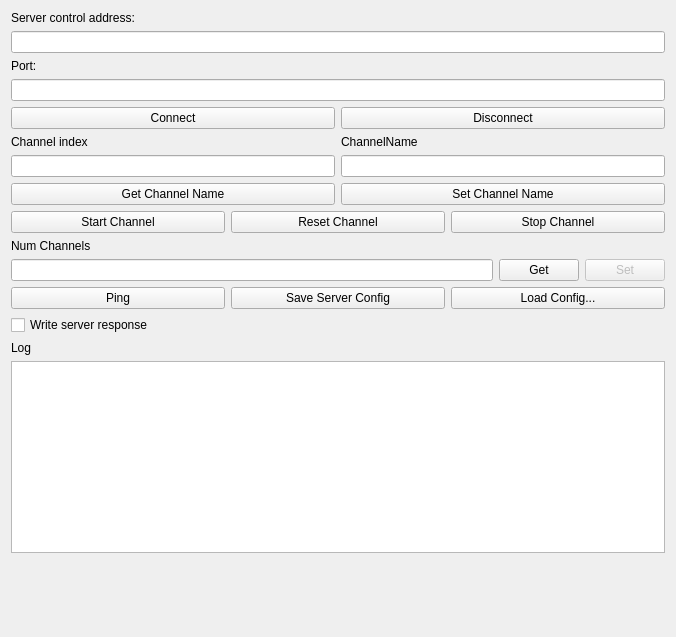
<?xml version="1.0" encoding="UTF-8"?>
<ui version="4.0">
 <class>RdkQTcpClientWidget</class>
 <widget class="QWidget" name="RdkQTcpClientWidget">
  <property name="geometry">
   <rect>
    <x>0</x>
    <y>0</y>
    <width>676</width>
    <height>637</height>
   </rect>
  </property>
  <property name="windowTitle">
   <string>RdkQTcpClientWidget</string>
  </property>
  <layout class="QVBoxLayout" name="verticalLayout">
   <item>
    <widget class="QLabel" name="labelServerAddress">
     <property name="text">
      <string>Server control address:</string>
     </property>
    </widget>
   </item>
   <item>
    <widget class="QLineEdit" name="lineEditServerAddress"/>
   </item>
   <item>
    <widget class="QLabel" name="labelServerPort">
     <property name="text">
      <string>Port:</string>
     </property>
    </widget>
   </item>
   <item>
    <widget class="QLineEdit" name="lineEditServerPort"/>
   </item>
   <item>
    <layout class="QHBoxLayout" name="horizontalLayout">
     <item>
      <widget class="QPushButton" name="pushButtonConnect">
       <property name="text">
        <string>Connect</string>
       </property>
      </widget>
     </item>
     <item>
      <widget class="QPushButton" name="pushButtonDisconnect">
       <property name="text">
        <string>Disconnect</string>
       </property>
      </widget>
     </item>
    </layout>
   </item>
   <item>
    <layout class="QHBoxLayout" name="horizontalLayout_5">
     <item>
      <layout class="QVBoxLayout" name="verticalLayout_3">
       <item>
        <widget class="QLabel" name="labelChannelIndex">
         <property name="text">
          <string>Channel index</string>
         </property>
        </widget>
       </item>
       <item>
        <widget class="QLineEdit" name="lineEditChannelIndex"/>
       </item>
      </layout>
     </item>
     <item>
      <layout class="QVBoxLayout" name="verticalLayout_2">
       <item>
        <widget class="QLabel" name="labelChannelName">
         <property name="text">
          <string>ChannelName</string>
         </property>
        </widget>
       </item>
       <item>
        <widget class="QLineEdit" name="lineEditChannelName"/>
       </item>
      </layout>
     </item>
    </layout>
   </item>
   <item>
    <layout class="QHBoxLayout" name="horizontalLayout_6">
     <item>
      <widget class="QPushButton" name="pushButtonGetChannelName">
       <property name="text">
        <string>Get Channel Name</string>
       </property>
      </widget>
     </item>
     <item>
      <widget class="QPushButton" name="pushButtonSetChannelName">
       <property name="text">
        <string>Set Channel Name</string>
       </property>
      </widget>
     </item>
    </layout>
   </item>
   <item>
    <layout class="QHBoxLayout" name="horizontalLayout_2">
     <item>
      <widget class="QPushButton" name="pushButtonStartChannel">
       <property name="text">
        <string>Start Channel</string>
       </property>
      </widget>
     </item>
     <item>
      <widget class="QPushButton" name="pushButtonResetChannel">
       <property name="text">
        <string>Reset Channel</string>
       </property>
      </widget>
     </item>
     <item>
      <widget class="QPushButton" name="pushButtonStopChannel">
       <property name="text">
        <string>Stop Channel</string>
       </property>
      </widget>
     </item>
    </layout>
   </item>
   <item>
    <widget class="QLabel" name="labelNumChannels">
     <property name="text">
      <string>Num Channels</string>
     </property>
    </widget>
   </item>
   <item>
    <layout class="QHBoxLayout" name="horizontalLayout_4">
     <item>
      <widget class="QLineEdit" name="lineEditNumChannels"/>
     </item>
     <item>
      <widget class="QPushButton" name="pushButtonGetNumChannels">
       <property name="text">
        <string>Get</string>
       </property>
      </widget>
     </item>
     <item>
      <widget class="QPushButton" name="pushButtonSetNumChannels">
       <property name="enabled">
        <bool>false</bool>
       </property>
       <property name="text">
        <string>Set</string>
       </property>
      </widget>
     </item>
    </layout>
   </item>
   <item>
    <layout class="QHBoxLayout" name="horizontalLayout_3">
     <item>
      <widget class="QPushButton" name="pushButtonPing">
       <property name="text">
        <string>Ping</string>
       </property>
      </widget>
     </item>
     <item>
      <widget class="QPushButton" name="pushButtonSaveServer">
       <property name="text">
        <string>Save Server Config</string>
       </property>
      </widget>
     </item>
     <item>
      <widget class="QPushButton" name="pushButtonLoadServerConfig">
       <property name="text">
        <string>Load Config...</string>
       </property>
      </widget>
     </item>
    </layout>
   </item>
   <item>
    <widget class="QCheckBox" name="checkBoxWriteServerResponse">
     <property name="cursor">
      <cursorShape>WaitCursor</cursorShape>
     </property>
     <property name="text">
      <string>Write server response</string>
     </property>
    </widget>
   </item>
   <item>
    <widget class="QLabel" name="labelLog">
     <property name="text">
      <string>Log</string>
     </property>
    </widget>
   </item>
   <item>
    <widget class="QPlainTextEdit" name="plainTextEditLog"/>
   </item>
   <item>
    <spacer name="verticalSpacer">
     <property name="orientation">
      <enum>Qt::Vertical</enum>
     </property>
     <property name="sizeHint" stdset="0">
      <size>
       <width>20</width>
       <height>40</height>
      </size>
     </property>
    </spacer>
   </item>
  </layout>
 </widget>
 <resources/>
 <connections/>
</ui>
